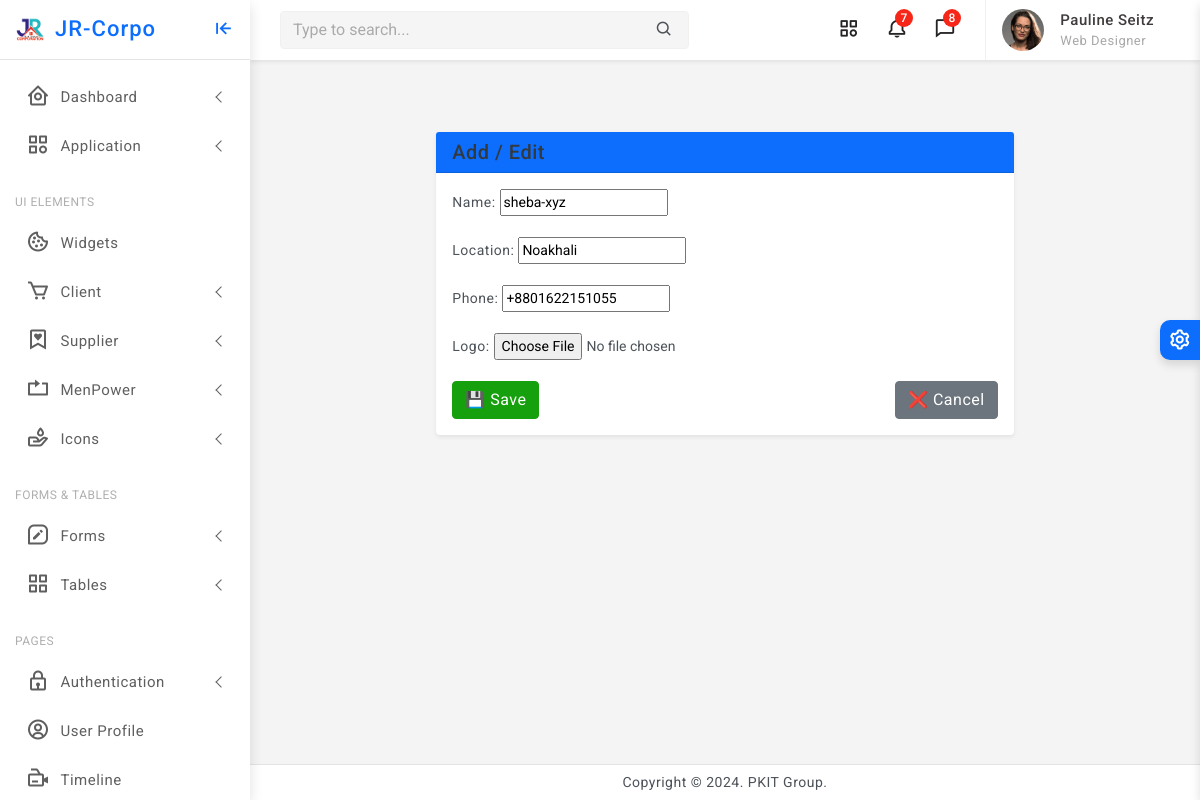
Before: /suppliers/3/edit/ with the older database file.
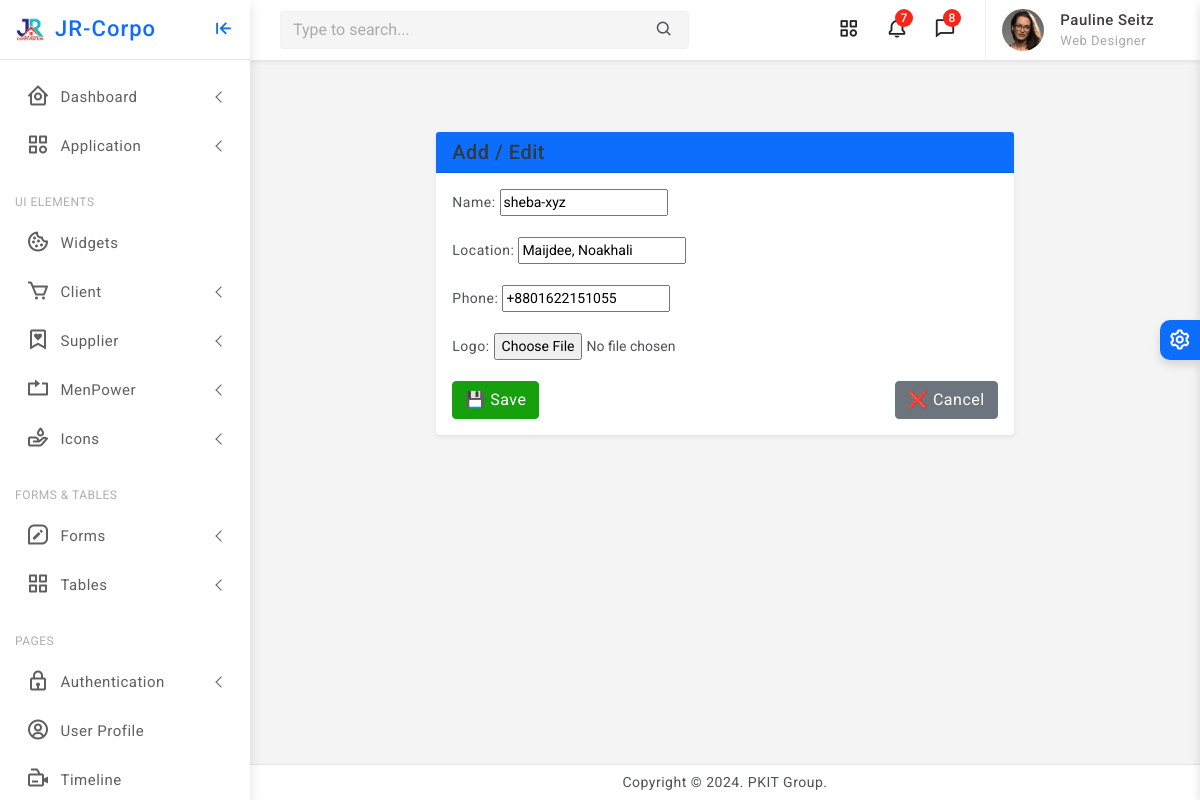
After: the same page with the newer database file.
### core/models.py (models this page shows, shortened)
class Organization(models.Model):
    name = models.CharField(max_length=255, unique=True)
    location = models.CharField(max_length=255)
    phone = models.CharField(max_length=20)
    logo = models.ImageField(upload_to='media/logos/', blank=True, null=True)
    created_at = models.DateTimeField(auto_now_add=True)
    updated_at = models.DateTimeField(auto_now=True)
    class Meta:
        abstract = True

class Supplier(Organization):
    pass

### core/views.py (the view)
# urls.py: path('suppliers/<int:pk>/edit/', views.supplier_update, name='supplier_update'),
def supplier_update(request, pk):
    supplier = get_object_or_404(Supplier, pk=pk)
    if request.method == 'POST':
        form = SupplierForm(request.POST, request.FILES, instance=supplier)
        if form.is_valid():
            form.save()
            return redirect('supplier_list')
    else:
        form = SupplierForm(instance=supplier)
    return render(request, 'supplier/supplier_form.html', {'form': form})

### core/forms.py
class SupplierForm(forms.ModelForm):
    class Meta:
        model = Supplier
        fields = '__all__'

### core/templates/supplier/supplier_form.html (shortened to what this page needs)
{% extends 'partials/base0.html' %}
{% block content %}
{% load static %}
<div class="container my-5">
    <div class="row justify-content-center">
        <div class="col-md-8">
            <div class="card shadow-sm border-0">
                <div class="card-header bg-primary text-white">
                    <h5 class="mb-0">Add / Edit {{ title }}</h5>
                </div>
                <div class="card-body">
                    <form method="post" enctype="multipart/form-data">
                        {% for field in form %}
                            <div class="mb-3">
                                <label class="form-label">{{ field.label_tag }}</label>
                                {{ field }}
                            </div>
                        {% endfor %}
                        <div class="d-flex justify-content-between">
                            <button type="submit" class="btn btn-success">💾 Save</button>
                            <a href="{{ back_url }}" class="btn btn-secondary">❌ Cancel</a>
                        </div>
                    </form>
                </div>
            </div>
        </div>
    </div>
</div>
{% endblock %}

Changed rows visible on the page:
changed Supplier "sheba-xyz": location "Noakhali" → "Maijdee, Noakhali"
